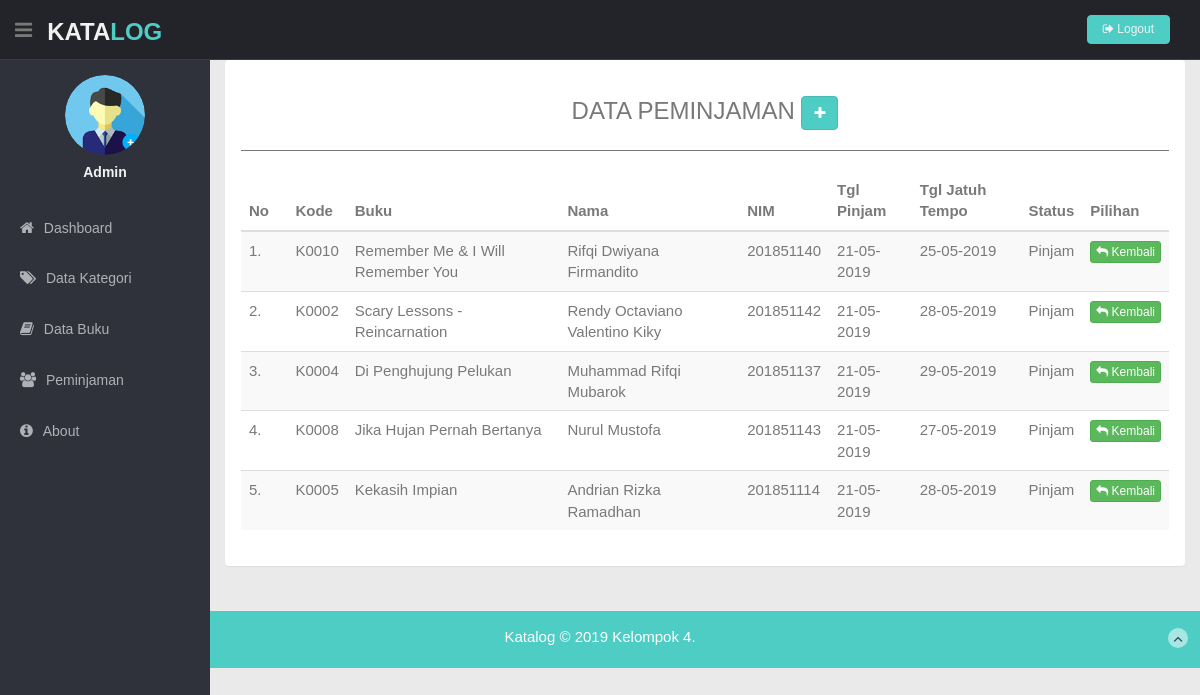
The app's page /modul_peminjaman/list-peminjaman.php (signed in) with its own data.
### tables this page shows
CREATE TABLE `pinjam` (
  `pinjam_id` int(11) NOT NULL,
  `buku_id` int(11) NOT NULL,
  `pinjam_nama` varchar(100) NOT NULL,
  `pinjam_nim` varchar(9) NOT NULL,
  `tgl_pinjam` date NOT NULL,
  `tgl_jatuh_tempo` date NOT NULL
);

CREATE TABLE `buku` (
  `buku_id` int(11) NOT NULL,
  `buku_kode` varchar(50) NOT NULL,
  `buku_judul` varchar(50) NOT NULL,
  `kategori_id` int(11) NOT NULL,
  `buku_pengarang` varchar(50) NOT NULL,
  `buku_penerbit` varchar(50) NOT NULL,
  `buku_tahun` varchar(50) DEFAULT NULL,
  `jumlah` int(11) DEFAULT NULL
);

### modul_peminjaman/proses-list-peminjaman.php (called while the page is built, shortened)
<?php
include('../config.php');
$query = "SELECT pinjam.*,pinjam.pinjam_id as id_pinjam, buku.buku_id, buku.buku_kode, buku.buku_judul
           FROM pinjam
           JOIN buku ON buku.buku_id = pinjam.buku_id ";
$hasil = mysqli_query($db,$query);
$data_pinjam = array();
while ($row = mysqli_fetch_assoc($hasil)){
    $data_pinjam[]=$row;
}

### modul_peminjaman/list-peminjaman.php (the view, shortened to what this page needs)
<?php
include('../template/header.php');
include('../modul_peminjaman/proses-list-peminjaman.php');
$no=1;
?>
<section id="main-content">
    <section class="wrapper site-min-auto">
        <div class="row">
            <div class="col-md-12">
                <div class="panel">
                    <div class="panel-body minimal">
                        <h3 class="centered">DATA PEMINJAMAN <a href="#addPinjam" class="btn btn-theme" data-toggle="modal"><i class="fa fa-plus"></i></a> </h3><hr>
                        <table class="table table-striped table-advance table-hover">
                            <thead>
                                <tr>
                                    <th width="5%">No</th>
                                    <th>Kode</th>
                                    <th widt="30%">Buku</th>
                                    <th>Nama</th>
                                    <th>NIM</th>
                                    <th>Tgl Pinjam</th>
                                    <th>Tgl Jatuh Tempo</th>
                                    <th>Status</th>
                                    <th>Pilihan</th>
                                </tr>
                            </thead>
                            <tbody>
                                <?php foreach($data_pinjam as $pinjam):?>
                                <tr>
                                    <td><?=$no++;?>.</td>
                                    <td><?=$pinjam['buku_kode'];?></td>
                                    <td><?=$pinjam['buku_judul'];?></td>
                                    <td><?=$pinjam['pinjam_nama'];?></td>
                                    <td><?=$pinjam['pinjam_nim'];?></td>
                                    <td><?= date('d-m-Y',strtotime($pinjam['tgl_pinjam']));?></td>
                                    <td><?= date('d-m-Y',strtotime($pinjam['tgl_jatuh_tempo']));?></td>
                                    <td>
                                        <?php $status = ''?>
                                        <?php if(empty($pinjam['tgl-kembali'])):?>
                                            Pinjam
                                        <?php $status = 'pinjam'?>
                                        <?php else:?>
                                            Kembali
                                        <?php $status = 'kembali'?>
                                        <?php endif ?>
                                    </td>
                                    <td>
                                        <a href="proses-pengembalian.php?id_pinjam=<?=$pinjam['pinjam_id'];?>&&status=<?=$status;?>&&buku_id=<?=$pinjam['buku_id'];?>" class="btn btn-success btn-xs" title="Klik untuk proses pengembalian"><i class="fa  fa-reply"></i> Kembali</a>
                                    </td>
                                </tr>
                                <?php endforeach?>
                            </tbody>
                        </table>
                    </div>
                </div>
            </div>
        </div>
    </section>
</section>
<?php include('../template/footer.php') ;?>

### asset/css/style.css (style rules this page uses)
body { color: #797979; background: #eaeaea; font-family: 'Ruda', sans-serif; padding: 0px !important; margin: 0px !important; font-size:15px; }
a, a:hover, a:focus { text-decoration: none; outline: none; }
.btn-theme { color: #fff; background-color: #4ECDC4; border-color: #48bcb4; }
hr { margin-top: 20px; margin-bottom: 20px; border: 0; border-top: 1px solid #797979; }
.centered { text-align: center; }
#main-content { margin-left: 210px; }
.wrapper { display: inline-block; margin-top: 60px; padding-left: 15px; padding-right: 15px; padding-bottom: 15px; padding-top: 0px; width: 100%; }
.site-min-auto { min-height: 546px; }

### records on screen
pinjam: buku.buku_kode "K0010", buku.buku_judul "Remember Me & I Will Remember You", pinjam_nama "Rifqi Dwiyana Firmandito", pinjam_nim "201851140", tgl_pinjam "21-05-2019", tgl_jatuh_tempo "25-05-2019"
pinjam: buku.buku_kode "K0002", buku.buku_judul "Scary Lessons - Reincarnation", pinjam_nama "Rendy Octaviano Valentino Kiky", pinjam_nim "201851142", tgl_pinjam "21-05-2019", tgl_jatuh_tempo "28-05-2019"
pinjam: buku.buku_kode "K0004", buku.buku_judul "Di Penghujung Pelukan", pinjam_nama "Muhammad Rifqi Mubarok", pinjam_nim "201851137", tgl_pinjam "21-05-2019", tgl_jatuh_tempo "29-05-2019"
pinjam: buku.buku_kode "K0008", buku.buku_judul "Jika Hujan Pernah Bertanya", pinjam_nama "Nurul Mustofa", pinjam_nim "201851143", tgl_pinjam "21-05-2019", tgl_jatuh_tempo "27-05-2019"
pinjam: buku.buku_kode "K0005", buku.buku_judul "Kekasih Impian", pinjam_nama "Andrian Rizka Ramadhan", pinjam_nim "201851114", tgl_pinjam "21-05-2019", tgl_jatuh_tempo "28-05-2019"

### other values on screen
$_SESSION['user']['nama_user'] "Admin"
